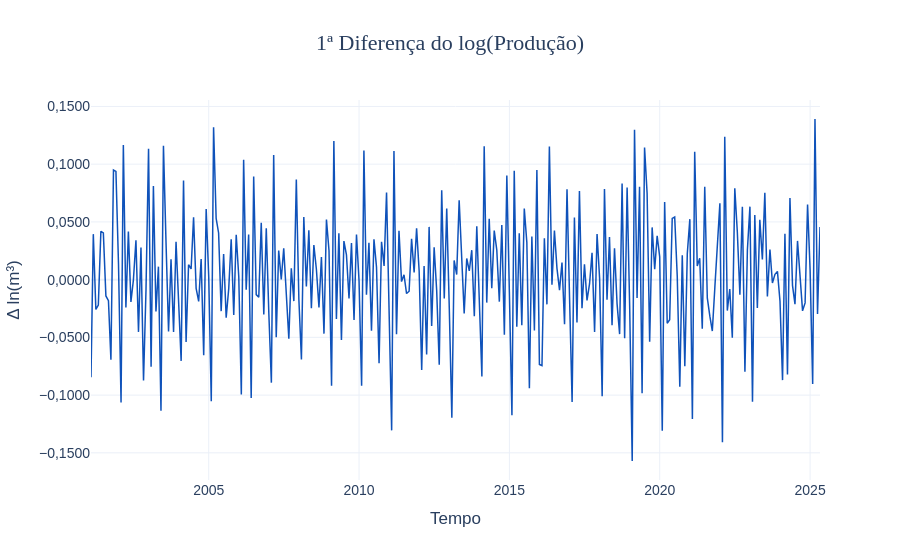
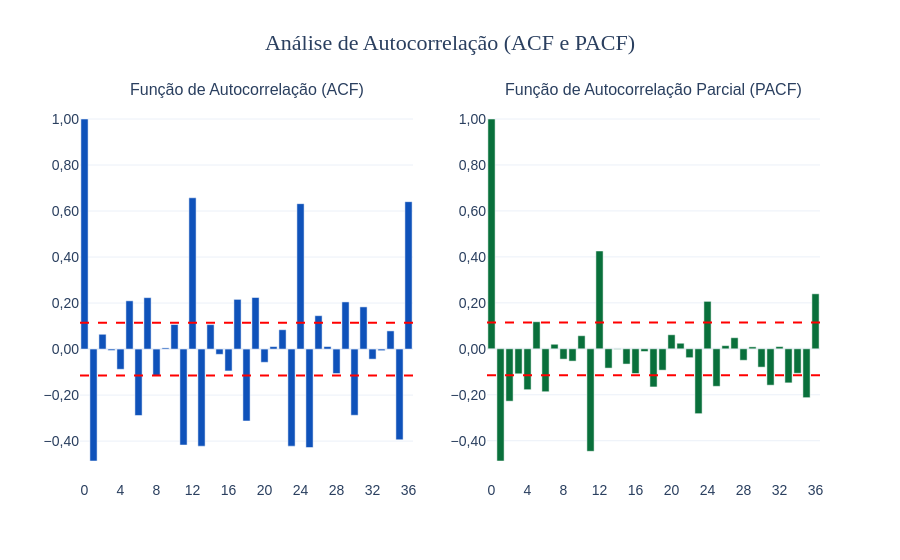

Notebook code for these charts, in order:
### Markdown cell above
## 5. TRANSFORMAÇÕES PARA ESTACIONARIEDADE

### Code cell
print("\n=== ANÁLISE DE VARIABILIDADE ===")
print(f"Variância original: {serie_petroleo.var():.4e}")
print(f"Variância do log: {np.log(serie_petroleo).var():.4f}")
print(f"Variância do log diferenciado: {np.log(serie_petroleo).diff().dropna().var():.4f}")

serie_diff_log = np.log(serie_petroleo).diff().dropna()

# 1. Tradução dos meses para o Hover Interativo
meses_pt = {1: 'Janeiro', 2: 'Fevereiro', 3: 'Março', 4: 'Abril', 5: 'Maio', 6: 'Junho', 
            7: 'Julho', 8: 'Agosto', 9: 'Setembro', 10: 'Outubro', 11: 'Novembro', 12: 'Dezembro'}
hover_datas_diff = [f"{meses_pt[d.month]} de {d.year}" for d in serie_diff_log.index]

fig_diff = px.line(
    x=serie_diff_log.index, 
    y=serie_diff_log.values, 
    title="1ª Diferença do log(Produção)",
    custom_data=[hover_datas_diff] # Injetando as datas em PT-BR
)

# 2. Formatação da Linha e do Tooltip (4 casas decimais)
fig_diff.update_traces(
    line_color="#0f52ba", line_width=1.5,
    hovertemplate="<b>%{customdata[0]}</b><br>Δ ln(m³): %{y:,.4f}<extra></extra>"
)

# 3. Personalização Individual Embutida e Padrão BR
fig_diff.update_layout(
    separators=",.",
    template="plotly_white",
    title=dict(x=0.5, font=dict(size=22, family="Arial Black")),
    xaxis_title="Tempo",
    yaxis_title="Δ ln(m³)",
    yaxis=dict(tickformat=",.4f"), # Garante as 4 casas decimais na régua do eixo Y
    font=dict(family="Arial", size=14)
)
fig_diff.show()

# Funções auxiliares interativas para autocorrelação (ACF / PACF) em Plotly
def plot_correlogramas(serie, lags=36):
    acf_vals = sm.tsa.stattools.acf(serie, nlags=lags)
    pacf_vals = sm.tsa.stattools.pacf(serie, nlags=lags)
    limite = 1.96 / np.sqrt(len(serie))
    
    fig = make_subplots(rows=1, cols=2, subplot_titles=["Função de Autocorrelação (ACF)", "Função de Autocorrelação Parcial (PACF)"])
    x_lags = np.arange(lags + 1)
    
    # 1. ACF com formatação de 3 casas decimais
    fig.add_trace(go.Bar(
        x=x_lags, y=acf_vals, marker_color="#0f52ba", name="ACF",
        hovertemplate="<b>Lag: %{x}</b><br>Autocorrelação: %{y:,.3f}<extra></extra>"
    ), row=1, col=1)
    
    # 2. PACF com formatação de 3 casas decimais
    fig.add_trace(go.Bar(
        x=x_lags, y=pacf_vals, marker_color="#09703b", name="PACF",
        hovertemplate="<b>Lag: %{x}</b><br>Correlação Parcial: %{y:,.3f}<extra></extra>"
    ), row=1, col=2)
    
    # 3. Laço de repetição para configurar as linhas limite
    for c in [1, 2]:
        fig.add_hline(y=limite, line_dash="dash", line_color="red", row=1, col=c)
        fig.add_hline(y=-limite, line_dash="dash", line_color="red", row=1, col=c)
        
        # Garante que os valores na régua Y tenham 2 casas decimais e usem a vírgula
        fig.update_yaxes(tickformat=",.2f", row=1, col=c)
        # Garante que os lags (Eixo X) sejam contados de 4 em 4 como números inteiros
        fig.update_xaxes(tickmode="linear", dtick=4, row=1, col=c)
        
    # 4. Personalização Individual Embutida e Padrão BR
    fig.update_layout(
        separators=",.",
        template="plotly_white",
        title=dict(text="Análise de Autocorrelação (ACF e PACF)", x=0.5, font=dict(size=22, family="Arial Black")),
        showlegend=False,
        font=dict(family="Arial", size=14)
    )
    fig.show()

# Chamando a função
plot_correlogramas(serie_diff_log)

### Figure 1 — Plotly figure (JSON) as saved in the notebook; plotly's stock layout.template omitted (floating-point values rounded to 4 significant figures; data arrays with more than 128 entries replaced by an {"elided": "..."} marker saying what was removed)
{"data": [{"customdata": {"elided": "292x1 str values"}, "hovertemplate": "<b>%{customdata[0]}</b><br>Δ ln(m³): %{y:,.4f}<extra></extra>", "legendgroup": "", "line": {"color": "#0f52ba", "dash": "solid", "width": 1.5}, "marker": {"symbol": "circle"}, "mode": "lines", "name": "", "orientation": "v", "showlegend": false, "type": "scatter", "x": {"elided": "292 str values"}, "xaxis": "x", "y": {"elided": "292 float values"}, "yaxis": "y"}], "layout": {"font": {"family": "Arial", "size": 14}, "legend": {"tracegroupgap": 0}, "separators": ",.", "title": {"font": {"family": "Arial Black", "size": 22}, "text": "1ª Diferença do log(Produção)", "x": 0.5}, "xaxis": {"anchor": "y", "domain": [0, 1], "title": {"text": "Tempo"}}, "yaxis": {"anchor": "x", "domain": [0, 1], "tickformat": ",.4f", "title": {"text": "Δ ln(m³)"}}}}

### Figure 2 — Plotly figure (JSON) as saved in the notebook; plotly's stock layout.template omitted (floating-point values rounded to 4 significant figures)
{"data": [{"hovertemplate": "<b>Lag: %{x}</b><br>Autocorrelação: %{y:,.3f}<extra></extra>", "marker": {"color": "#0f52ba"}, "name": "ACF", "type": "bar", "x": [0, 1, 2, 3, 4, 5, 6, 7, 8, 9, 10, 11, 12, 13, 14, 15, 16, 17, 18, 19, 20, 21, 22, 23, 24, 25, 26, 27, 28, 29, 30, 31, 32, 33, 34, 35, 36], "xaxis": "x", "y": [1.0, -0.4865, 0.06435, -0.006087, -0.08781, 0.2097, -0.2886, 0.2235, -0.115, 0.005137, 0.1067, -0.4171, 0.6576, -0.4221, 0.1063, -0.02286, -0.09509, 0.216, -0.3126, 0.2242, -0.05748, 0.01073, 0.08406, -0.422, 0.632, -0.4279, 0.1451, 0.01086, -0.1062, 0.2049, -0.2877, 0.1834, -0.04372, -0.006904, 0.079, -0.3943, 0.6407], "yaxis": "y"}, {"hovertemplate": "<b>Lag: %{x}</b><br>Correlação Parcial: %{y:,.3f}<extra></extra>", "marker": {"color": "#09703b"}, "name": "PACF", "type": "bar", "x": [0, 1, 2, 3, 4, 5, 6, 7, 8, 9, 10, 11, 12, 13, 14, 15, 16, 17, 18, 19, 20, 21, 22, 23, 24, 25, 26, 27, 28, 29, 30, 31, 32, 33, 34, 35, 36], "xaxis": "x2", "y": [1.0, -0.4882, -0.2278, -0.1087, -0.1779, 0.1177, -0.1868, 0.01981, -0.0449, -0.05347, 0.05698, -0.4459, 0.4257, -0.08391, -0.00187, -0.06633, -0.1074, -0.01164, -0.1659, -0.0929, 0.06113, 0.02425, -0.03858, -0.2822, 0.2065, -0.1631, 0.01377, 0.04828, -0.0498, 0.00853, -0.0797, -0.1582, 0.009617, -0.1482, -0.1064, -0.2126, 0.2393], "yaxis": "y2"}], "layout": {"annotations": [{"font": {"size": 16}, "showarrow": false, "text": "Função de Autocorrelação (ACF)", "x": 0.225, "xanchor": "center", "xref": "paper", "y": 1, "yanchor": "bottom", "yref": "paper"}, {"font": {"size": 16}, "showarrow": false, "text": "Função de Autocorrelação Parcial (PACF)", "x": 0.775, "xanchor": "center", "xref": "paper", "y": 1, "yanchor": "bottom", "yref": "paper"}], "font": {"family": "Arial", "size": 14}, "separators": ",.", "shapes": [{"line": {"color": "red", "dash": "dash"}, "type": "line", "x0": 0, "x1": 1, "xref": "x domain", "y0": 0.1147, "y1": 0.1147, "yref": "y"}, {"line": {"color": "red", "dash": "dash"}, "type": "line", "x0": 0, "x1": 1, "xref": "x domain", "y0": -0.1147, "y1": -0.1147, "yref": "y"}, {"line": {"color": "red", "dash": "dash"}, "type": "line", "x0": 0, "x1": 1, "xref": "x2 domain", "y0": 0.1147, "y1": 0.1147, "yref": "y2"}, {"line": {"color": "red", "dash": "dash"}, "type": "line", "x0": 0, "x1": 1, "xref": "x2 domain", "y0": -0.1147, "y1": -0.1147, "yref": "y2"}], "showlegend": false, "title": {"font": {"family": "Arial Black", "size": 22}, "text": "Análise de Autocorrelação (ACF e PACF)", "x": 0.5}, "xaxis": {"anchor": "y", "domain": [0, 0.45], "dtick": 4, "tickmode": "linear"}, "xaxis2": {"anchor": "y2", "domain": [0.55, 1], "dtick": 4, "tickmode": "linear"}, "yaxis": {"anchor": "x", "domain": [0, 1], "tickformat": ",.2f"}, "yaxis2": {"anchor": "x2", "domain": [0, 1], "tickformat": ",.2f"}}}
